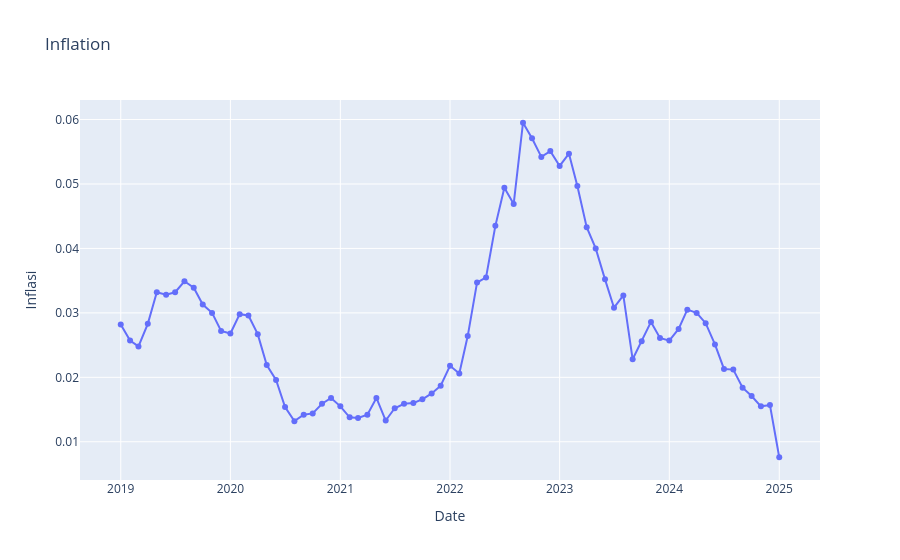

This figure's notebook cell:
### Code cell
import plotly.express as px

# Buat line chart interaktif
fig = px.line(inflasi, x='Date', y='Inflasi', title='Inflation', markers=True)
fig.show()
